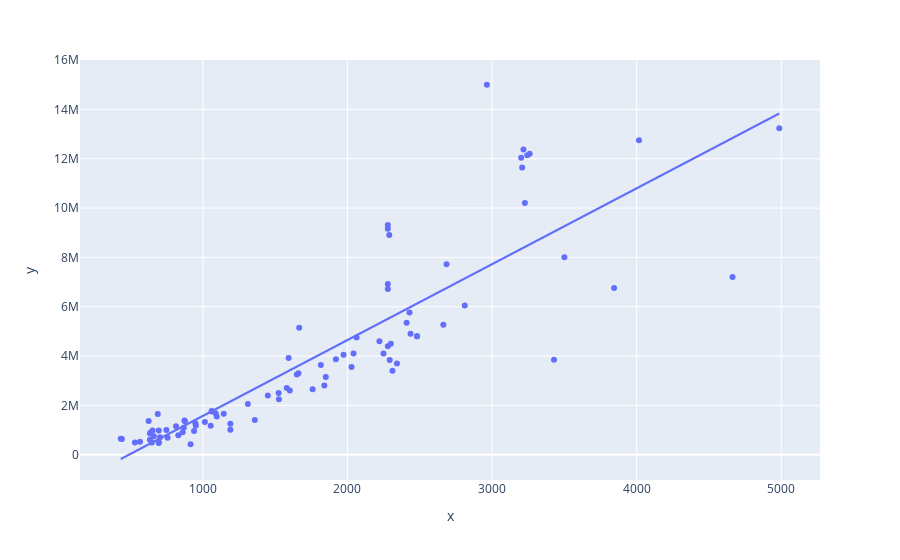

This figure's notebook cell:
### Code cell
# Now that you've removed outliers,
# Look again at a scatter plot with OLS (Ordinary Least Squares) trendline
fig = px.scatter(x=tribeca_adjusted['GROSS_SQUARE_FEET'], y=tribeca_adjusted['SALE_PRICE'], trendline='ols')
fig.show()
